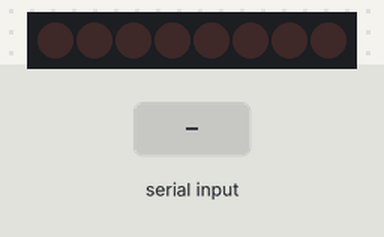
Simulated run of this sketch. Board: Arduino Uno, built with avr-gcc and run on an emulated ATmega328P. Shown: 8 shift-register outputs drawn as a row of LEDs (first output left, lit = HIGH). Wiring (inferred from the names in the program): shift register (74HC595): data pin 2; shift clock pin 3; latch pin 4. Wiring (inferred from the signals the program sends): row of LEDs: on Q0, Q1, Q2, Q3, Q4, Q5, Q6, Q7. The inputs (shaded band) are chosen by the test bench. What the sketch prints to the serial monitor is not drawn.

Above: at 1.6 s.
1.7 s: "90,45\n" received over Serial
At 4.0 s:
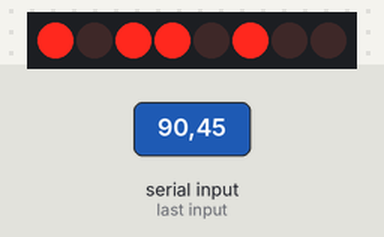
4.5 s: "30,150\n" received over Serial
At 6.0 s:
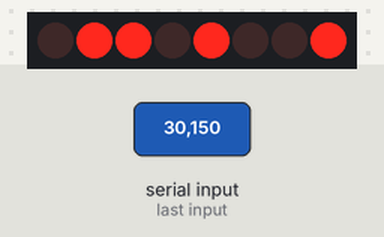
7.0 s: "5\n" received over Serial
At 8.3 s:
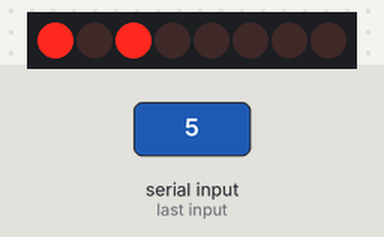
10.0 s: "200\n" received over Serial
At 10.6 s:
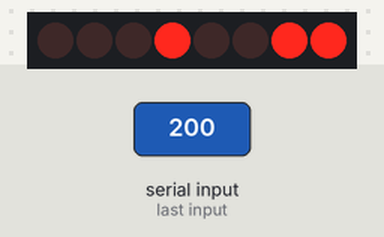
13.0 s: "90\n" received over Serial
At 14.1 s:
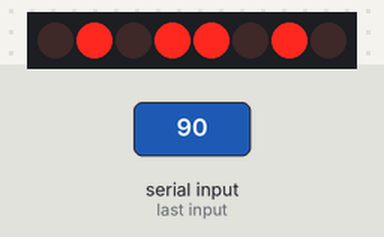
Timing chart, 0 to 16.5 s (numbered marks = the images above; inputs shaded):
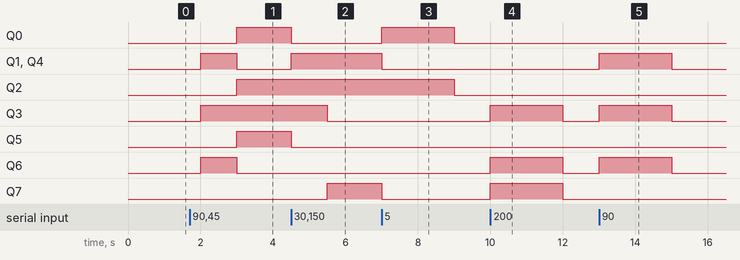

The sketch:

lab9.ino
```cpp
int datapin = 2;
int clockpin = 3;
int latchpin = 4;
byte data = 0;
int num =0;
int count =0;

void setup()
{

  pinMode(datapin, OUTPUT);
  pinMode(clockpin, OUTPUT);
  pinMode(latchpin, OUTPUT);

  Serial.begin(9600);
}


void loop()
{
  binaryCount();        // Bit patterns from 0 to 255
}


void shiftWrite(int desiredPin, boolean desiredState)

// This function lets you make the shift register outputs
// HIGH or LOW in exactly the same way that you use digitalWrite().

// Like digitalWrite(), this function takes two parameters:

//    "desiredPin" is the shift register output pin
//    you want to affect (0-7)

//    "desiredState" is whether you want that output
//    to be HIGH or LOW

// Inside the Arduino, numbers are stored as arrays of "bits",
// each of which is a single 1 or 0 value. Because a "byte" type
// is also eight bits, we'll use a byte (which we named "data"
// at the top of this sketch) to send data to the shift register.
// If a bit in the byte is "1", the output will be HIGH. If the bit
// is "0", the output will be LOW.

// To turn the individual bits in "data" on and off, we'll use
// a new Arduino commands called bitWrite(), which can make
// individual bits in a number 1 or 0.
{
  // First we'll alter the global variable "data", changing the
  // desired bit to 1 or 0:

  bitWrite(data,desiredPin,desiredState);

  // Now we'll actually send that data to the shift register.
  // The shiftOut() function does all the hard work of
  // manipulating the data and clock pins to move the data
  // into the shift register:

  shiftOut(datapin, clockpin, MSBFIRST, data);

  // Once the data is in the shift register, we still need to
  // make it appear at the outputs. We'll toggle the state of
  // the latchPin, which will signal the shift register to "latch"
  // the data to the outputs. (Latch activates on the low-to
  // -high transition).

  digitalWrite(latchpin, HIGH);
  digitalWrite(latchpin, LOW);
}

void binaryCount()
{
  int ans;
    Serial.println("Type an integer (0-255): ");
  Serial.println("then click [send] or press [return]");
  Serial.println();  // Print a blank line

    while(true)  // "true" is always true, so this will loop forever.
  {

ans = Serial.parseInt();

    while (count = 0)
    {
num = ans;
int bits[8] = {};

for (int i = 8; i > 0; i--) {
    bits[i] = num%2;
    num=num/2;

}
Serial.print("Num in Dec = ");
Serial.print(ans);
Serial.print(" is ");
for(int i = 1; i<9; i++){
Serial.print( bits[i]);
}
Serial.println(" in Binary");


delay(2000);
count=1;

    }
      int delayTime = 1000; // time (milliseconds) to pause between LEDs
                        // make this smaller for faster switching

  // Send the data byte to the shift register:

  shiftOut(datapin, clockpin, MSBFIRST, ans);

  // Toggle the latch pin to make the data appear at the outputs:

  digitalWrite(latchpin, HIGH);
  digitalWrite(latchpin, LOW);

  // Delay so you can see what's going on:

  delay(delayTime);
  }
}
```

Measured:
- after the input at 1.7 s, Q0, Q2, Q5: LOW → HIGH after 1.3 s; Q1, Q4, Q6: LOW → HIGH after 0.30 s, → LOW 1.0 s later; Q3: LOW → HIGH after 0.30 s
- after the input at 10.0 s, Q3, Q6, Q7: LOW → HIGH at once, → LOW 2.0 s later
- after the input at 13.0 s, Q1, Q3, Q4, Q6: LOW → HIGH at once, → LOW 2.0 s later
